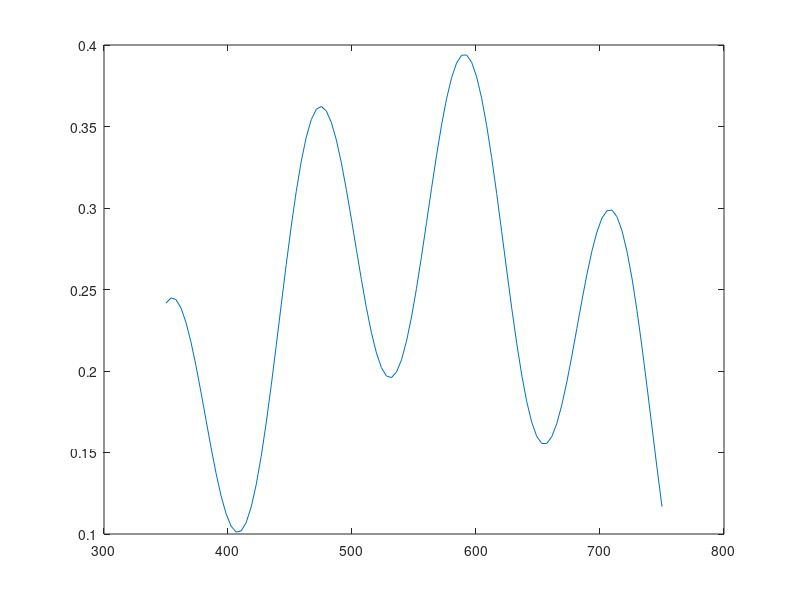

Source code (MATLAB): (Note: this script raises an error after producing the figure.)
% marker_temp = struct('N',0,'Lable', " ", 'Mag', 0, 'Phase', 0, 'Sample', 0);
% marker_saved = struct('N',0,'Lable', " ", 'Mag', 0, 'Phase', 0, 'Sample', 0);
% marker_temp.N = 1;
% marker_temp.Lable = "Ciao";
% marker_temp.Mag = 10;
% marker_temp.Phase = 2;
% marker_temp.Sample = 0.1;
% marker_2.N = 2;
% marker_2.Lable = "Allora";
% marker_2.Mag = 120;
% marker_2.Phase = 5;
% marker_2.Sample = 0.2;
% 
% N = marker_saved.N;
% Lable = marker_saved.Lable;
% Magnitude = marker_saved.Mag;
% Phase = marker_saved.Phase;
% Sample = marker_saved.Sample;
% 
% %marker_saved(1) = [];
% marker_saved = [marker_saved marker_temp]
% T = struct2table(marker_saved)
% %%marker_saved = [marker_saved marker_2];
% if((marker_saved(end).N) == 0 )
%    marker_saved(1) = []; 
% end
% 
% T = struct2table(marker_saved)
    

t = linspace(350, 750);                                             % Create Data
y = sin(2*pi*t/200 + 2) .* cos(2*pi*t/300)*0.2 + 0.2;               % Create Data
ptchidx = (t >= 500) & (t <= 650);                                  % Area To Shade
temp = (t >= 675) & (t <=725);
ptchidx = [ptchidx; temp];
figure(1)
plot(t, y)
hold on
%patch([500 650 650 500], [ 0 0 [1 1]*max(ylim)], [0.6 0.4 0.9], 'FaceAlpha',0.3, 'EdgeColor','none')
patch([t(ptchidx(0)) fliplr(t(ptchidx(1)))], [y(ptchidx(1)) zeros(size(y(ptchidx(1))))], [0.6 0.4 0.9], 'FaceAlpha',0.3, 'EdgeColor','none')
hold off
grid


    



